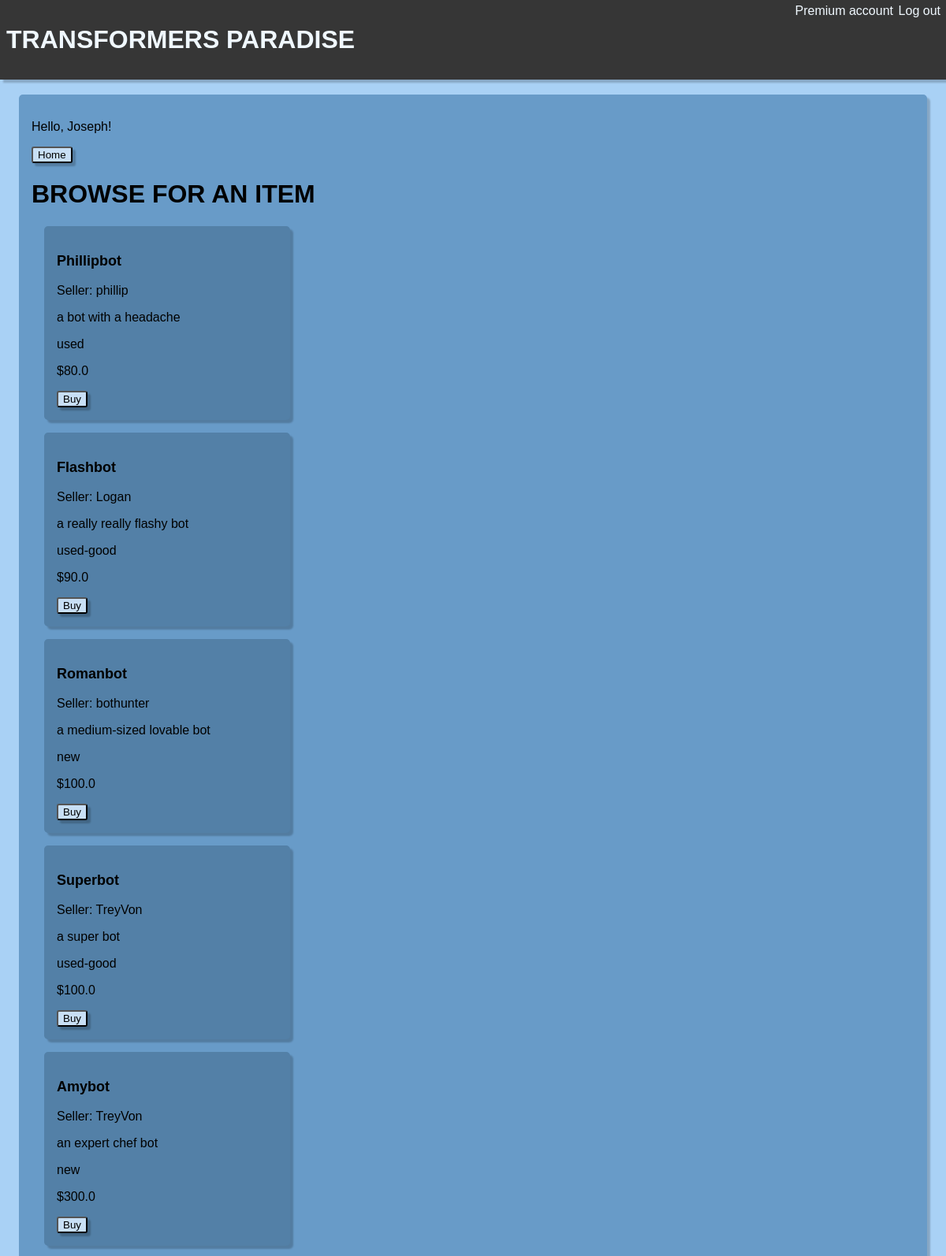
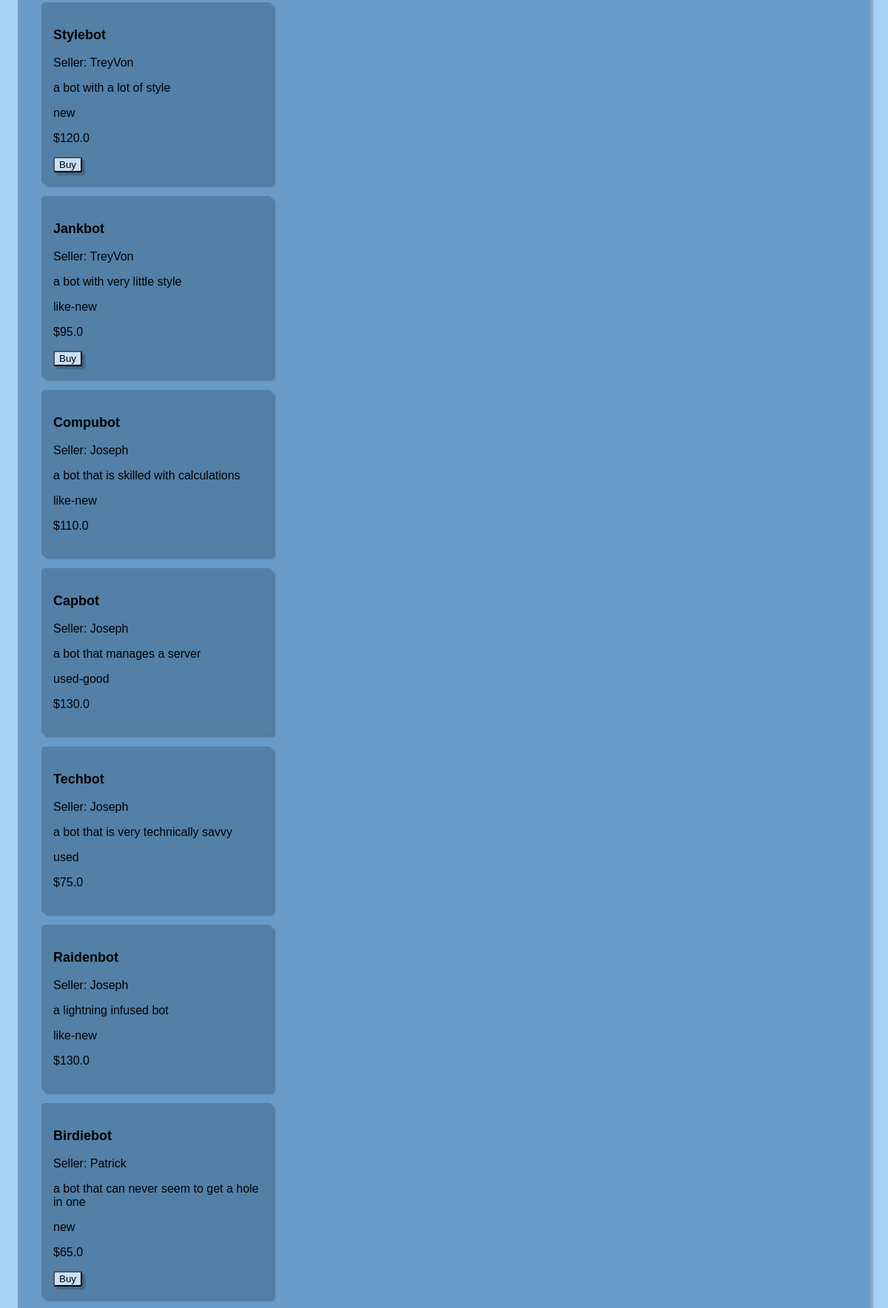
The page /buy/ (signed in, upper part) on the database its author committed (2 pictures, top to bottom).
### app/models.py (models this page shows)
class postModel(models.Model):
    CHOICES = (
        ("new", "new"),
        ("like-new", "like-new"),
        ("used-good", "used-good"),
        ("used", "used"),
    )
    user = models.ForeignKey(
        User,
        related_name="user_posts",
        on_delete=models.CASCADE,
        default=None,
        null=True,
    )
    name = models.CharField(max_length=100)
    desc = models.CharField(max_length=200)
    cond = models.CharField(choices=CHOICES, max_length=100)
    price = models.FloatField()

### app/views.py (the view)
# urls.py: path("buy/", views.buyView, name="buy"),
@login_required(login_url="login")
def buyView(request):
    items = postModel.objects.all()
    items = list(items)
    if items == []:
        items = None
    print(items)
    if request.method == "POST":
        form = buyForm(request.POST)
        return render(request, "buy.html", {"form": form, "items": items})
    form = buyForm()
    return render(request, "buy.html", {"form": form, "items": items})

### app/templates/buy.html (shortened to what this page needs)
{% extends 'home.html' %} {% block content %}
<button class="button"><a href="{% url "home" %}">Home</a></button>
<h1>BROWSE FOR AN ITEM</h1>
{% if items is not None %}
{% for item in items %}
<div class="item">
    <p class="item_name">{{ item.name }}</p>
    <p>Seller: {{ item.user }}</p>
    <p>{{ item.desc }}</p>
    <p>{{ item.cond }}</p>
    <p>${{ item.price }}</p>
{% if user.username != item.user.username %}
    <button class="button"><a href="{% url "purchase" item.id %}">Buy</a></button>
{% endif %}
</div>
{% endfor %}
{% endif %}
{% endblock content %}

### app/templates/home.html (shortened to what this page needs)
{% load static %}
<!DOCTYPE html>
<html lang="en">
  <head>
    <link rel="stylesheet" href={% static "style.css" %}>
  </head>
  <body class="background">
    <p class="account_type">{{user.groups.all.0}} account  </p>
    <a class="logout" href="{% url "logout" %}">Log out</a>
    <h1 class="header"><a href="{% url "home" %}">TRANSFORMERS PARADISE</a></h1>
    <div class="home">
      <p class="hello">Hello, {{user.username}}!</p>
      {% block content %}{% endblock content %}
    </div>
  </body>
</html>

### app/static/style.css (style rules this page uses)
* { font-family: Arial, Helvetica, sans-serif; }
.item_name { font-weight: bold; font-size: large; }
.item { background-color: rgb(83, 128, 167); width: 25%; padding: 1em; margin: 1em; border-radius: 5px; box-shadow: 4px 4px 2px rgba(0, 0, 0, 0.2); }
.background { position: relative; background-color: rgb(169, 209, 245); display: flex; justify-content: center; align-items: center; }
.header { position: fixed; top: 0; left: 0; margin: 0; width: 100%; background-color: rgb(54, 54, 54); padding-top: 1em; padding-bottom: 1em; padding-left: .25em; color: aliceblue; box-shadow: 4px 4px 2px rgba(0, 0, 0, 0.2); }
.header a { color: aliceblue; text-decoration: none; }
.home { margin-top: 7em; padding: 1em; height: auto; width: 70em; background-color: rgb(104, 155, 200); border-radius: 5px; box-shadow: 4px 4px 2px rgba(0, 0, 0, 0.2); }
.logout { color: aliceblue; position: fixed; z-index: 1; top: 5px; right: 7px; }
html { scroll-behavior: smooth; }
.account_type { color: aliceblue; position: fixed; z-index: 1; margin: 0; top: 5px; right: 67px; }
.button { background-color: rgb(200, 223, 245); border-radius: 3px; box-shadow: 4px 4px 2px rgba(0, 0, 0, 0.2); }
a { text-decoration: none; color: rgb(0, 0, 0); }

### rows shown on the page
postModel: name "Phillipbot", user "phillip", desc "a bot with a headache", cond "used", price "80.0", shows "Buy"
postModel: name "Flashbot", user "Logan", desc "a really really flashy bot", cond "used-good", price "90.0", shows "Buy"
postModel: name "Romanbot", user "bothunter", desc "a medium-sized lovable bot", cond "new", price "100.0", shows "Buy"
postModel: name "Superbot", user "TreyVon", desc "a super bot", cond "used-good", price "100.0", shows "Buy"
postModel: name "Amybot", user "TreyVon", desc "an expert chef bot", cond "new", price "300.0", shows "Buy"
postModel: name "Stylebot", user "TreyVon", desc "a bot with a lot of style", cond "new", price "120.0", shows "Buy"
postModel: name "Jankbot", user "TreyVon", desc "a bot with very little style", cond "like-new", price "95.0", shows "Buy"
postModel: name "Compubot", user "Joseph", desc "a bot that is skilled with calculations", cond "like-new", price "110.0"
postModel: name "Capbot", user "Joseph", desc "a bot that manages a server", cond "used-good", price "130.0"
postModel: name "Techbot", user "Joseph", desc "a bot that is very technically savvy", cond "used", price "75.0"
postModel: name "Raidenbot", user "Joseph", desc "a lightning infused bot", cond "like-new", price "130.0"
postModel: name "Birdiebot", user "Patrick", desc "a bot that can never seem to get a hole in one", cond "new", price "65.0", shows "Buy"

### other values the page prints
{{ user.groups.all.0 }} "Premium"
{{ user.username }} "Joseph"
